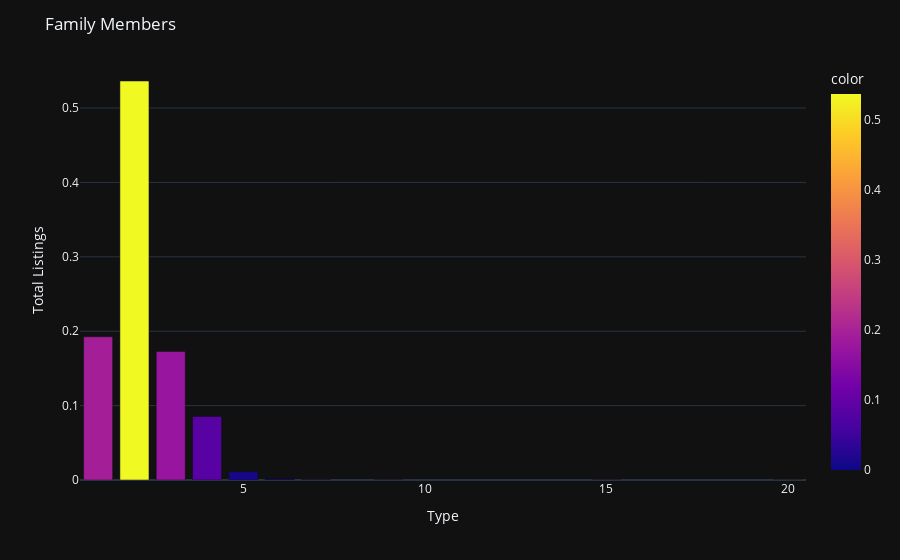

Notebook code for this chart:
### Code cell
values = df1['CNT_FAM_MEMBERS'].value_counts().values
fig = px.bar(x=df1['CNT_FAM_MEMBERS'].value_counts().index, 
            y=df1['CNT_FAM_MEMBERS'].value_counts().values,
            color=values)
fig.update_layout(title="Family Members", 
                xaxis_title="Type", 
                yaxis_title="Total Listings",
                template = 'plotly_dark')
fig.show()

### Figure 1 — Plotly figure (JSON) as saved in the notebook; plotly's stock layout.template omitted (floating-point values rounded to 4 significant figures)
{"data": [{"alignmentgroup": "True", "hovertemplate": "x=%{x}<br>y=%{y}<br>color=%{marker.color}<extra></extra>", "legendgroup": "", "marker": {"color": [0.5363, 0.1925, 0.1728, 0.08532, 0.01095, 0.001476, 0.0004305, 9.224e-05, 6.149e-05, 3.075e-05], "coloraxis": "coloraxis", "pattern": {"shape": ""}}, "name": "", "offsetgroup": "", "orientation": "v", "showlegend": false, "textposition": "auto", "type": "bar", "x": [2, 1, 3, 4, 5, 6, 7, 15, 9, 20], "xaxis": "x", "y": [0.5363, 0.1925, 0.1728, 0.08532, 0.01095, 0.001476, 0.0004305, 9.224e-05, 6.149e-05, 3.075e-05], "yaxis": "y"}], "layout": {"barmode": "relative", "coloraxis": {"colorbar": {"title": {"text": "color"}}, "colorscale": [[0, "#0d0887"], [0.1111, "#46039f"], [0.2222, "#7201a8"], [0.3333, "#9c179e"], [0.4444, "#bd3786"], [0.5556, "#d8576b"], [0.6667, "#ed7953"], [0.7778, "#fb9f3a"], [0.8889, "#fdca26"], [1, "#f0f921"]]}, "legend": {"tracegroupgap": 0}, "margin": {"t": 60}, "title": {"text": "Family Members"}, "xaxis": {"anchor": "y", "domain": [0, 1], "title": {"text": "Type"}}, "yaxis": {"anchor": "x", "domain": [0, 1], "title": {"text": "Total Listings"}}}}
